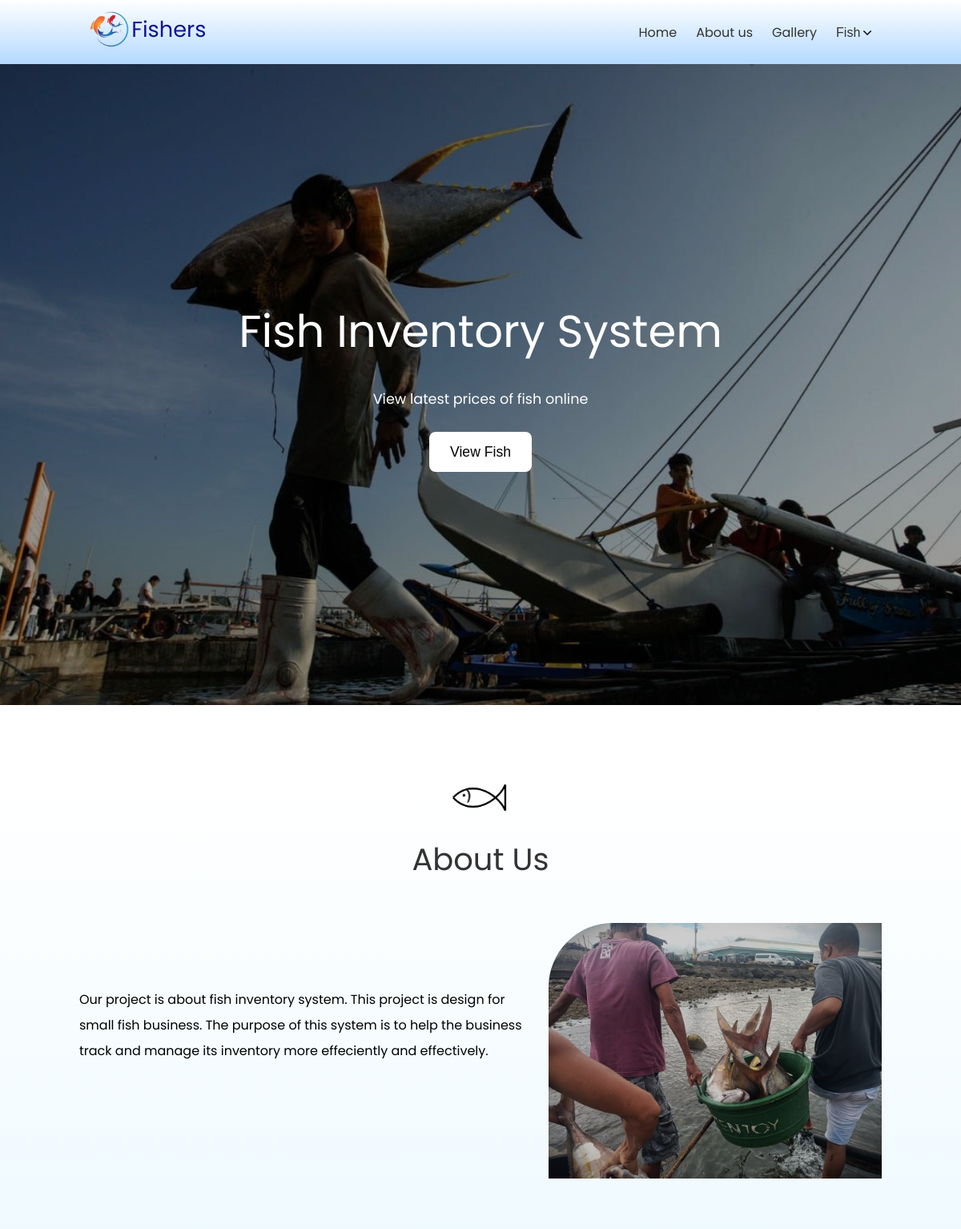
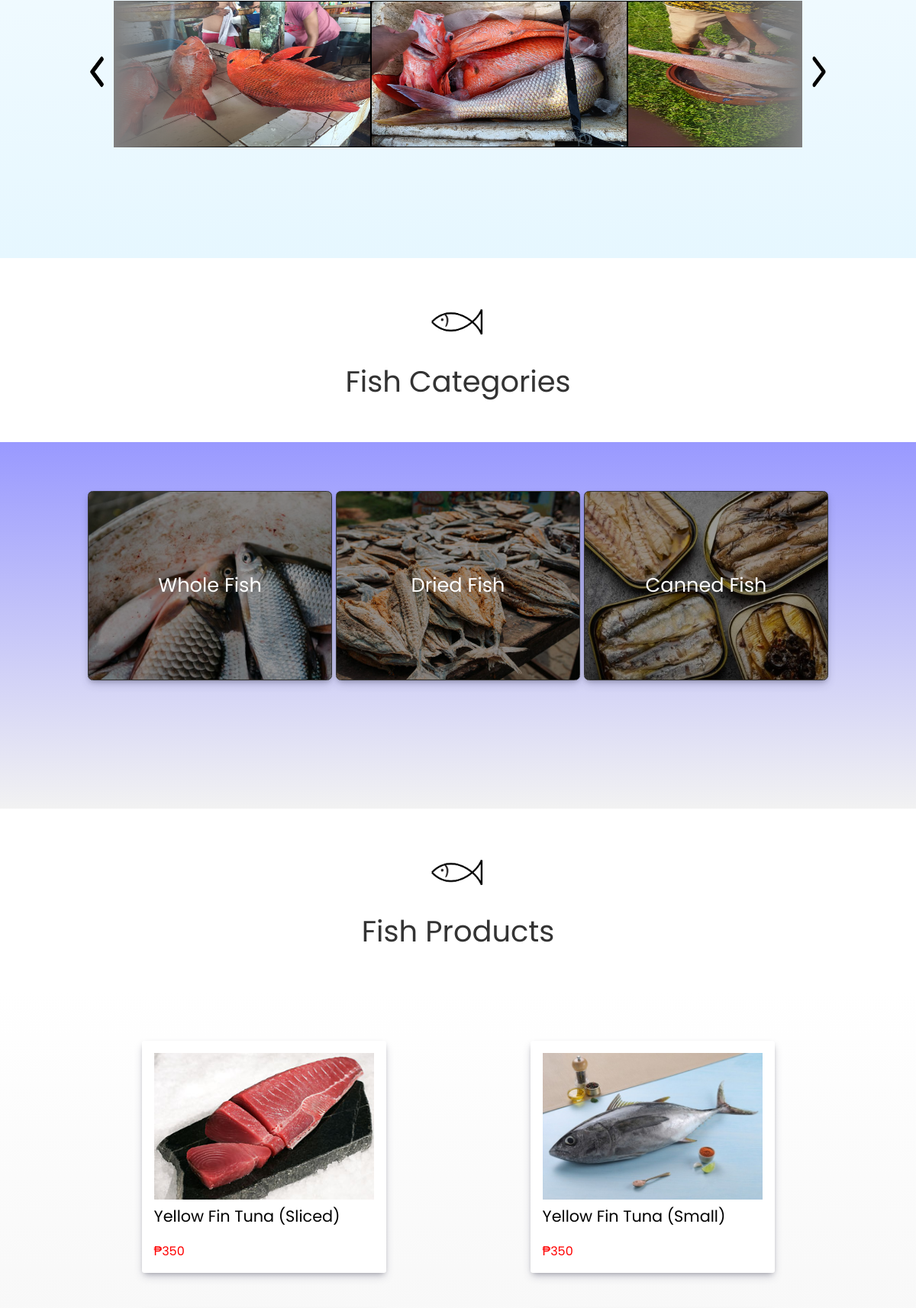
The page / (upper part) on the database its author committed (2 pictures, top to bottom).
### tables this page shows
CREATE TABLE `fish_items` (
  `fish_id` int(11) NOT NULL,
  `item_number` int(11) NOT NULL,
  `item_name` varchar(255) NOT NULL,
  `category_name` varchar(255) NOT NULL,
  `discount` double NOT NULL,
  `stock` double NOT NULL,
  `unit_price` double NOT NULL,
  `status` varchar(50) NOT NULL,
  `image` varchar(255) NOT NULL,
  `date_Added` timestamp NOT NULL DEFAULT current_timestamp() ON UPDATE current_timestamp()
);

### index.php (the view, shortened to what this page needs)
<!DOCTYPE html>
<html lang="en">
<head>
    <link rel="stylesheet" href="./styles.css">
</head>
<body>
    <header id="header">
        <div class="logo">
            <a href="./index.php">
                <img src="./img/fish-logo.png" alt="fishers-logo" width="49" height="45">
                <h2>Fishers</h2>
            </a>
        </div>
        <div class="nav-links">
            <a href="#">Home</a>
            <a href="#about-us">About us</a>
            <a href="./gallery.php">Gallery</a>
            <div class="dropdown">
                <button class="dropbtn">
                    <label for="fish" id="fish">Fish</label>
                    <img src="./img/down.png" alt="down-logo" id="fish" width="10" height="10">
                </button>
            </div>
        </div>
    </header>
    <main>
        <section class="website-title">
            <h2>Fish Inventory System</h2>
            <p>View latest prices of fish online</p>
            <a href="#fish-products">
                <button>View Fish</button>
            </a>
        </section>
        <section class="about-us" id="about-us">
            <div class="about-us-title">
                <img src="./img/stick-fish.png" alt="fish" title="Don't tickle me!">
                <h2>About Us</h2>
            </div>
            <div class="about-pre-content">
                <div class="about-sec1">
                    <div class="text">
                        <p>Our project is about fish inventory system. This project is design for small fish business.
                            The purpose of this system is to help the business track and manage its inventory more effeciently and effectively.
                        </p>
                    </div>
                    <div class="pic">
                        <img src="./img/about-us-pre-pic.jpg" class="about-pre-img" alt="big catch fish">
                    </div>
                </div>
                <div class="about-scrolling-wrapper">
                    <div class="about-btn-left" onclick="scrolll()">
                        <img src="./img/left-arrow.png" alt="left" width="30" height="40">
                    </div>
                    <div class="about-cover">
                        <div class="about-scroll-images">
                            <div><img src="./img/f1.jpg" alt="fish"></div>
                            <div><img src="./img/f2.jpg" alt="fish"></div>
                            <div><img src="./img/f3.jpg" alt="fish"></div>
                        </div>
                    </div>
                    <div class="about-btn-right" onclick="scrollr()">
                        <img src="./img/right-arrow.png" alt="right" width="30" height="40">
                    </div>
                </div>
            </div>
        </section>
        <section class="fish-categories" id="fish-categories">
            <div class="fish-categories-title">
                <img src="./img/stick-fish.png" alt="fish" title="Don't tickle me!">
                <h2>Fish Categories</h2>
            </div>
            <div class="fish-categories-cont">
                <div class="fish-categories-content">
                    <div class="category raw">
                        <a href="#">
                            <h2>Whole Fish</h2>
                        </a>
                    </div>
                    <div class="category dried">
                        <a href="#">
                            <h2>Dried Fish</h2>
                        </a>
                    </div>
                    <div class="category canned">
                        <a href="#">
                            <h2>Canned Fish</h2>
                        </a>
                    </div>
                </div>
            </div>
        </section>
        <section class="fish-products" id="fish-products">
            <div class="fish-products-title">
                <img src="./img/stick-fish.png" alt="fish" title="Don't tickle me!">
                <h2>Fish Products</h2>
            </div>
            <div class="fish-products-cont">
                <div class="fish-products-content">
                <?php include './db.php'; $read = mysqli_query($conn, "SELECT * FROM fish_items;");
                    while ($result = mysqli_fetch_assoc($read))
                    { ?>
                        <div class="fish-item-cont">
                            <div class="fish-item-img">
                            <img src="<?php echo './Admin/inc/inventory/fishIMG/' . $result['image']; ?>" alt="<?php echo $result['item_name']; ?>" width="100%", height="100%">
                            </div>
                        <div class="fish-item-name-price">
                            <p class="fish-name"><?php echo $result['item_name']; ?></p>
                            <p class="fish-price">&#8369;<?php echo $result['unit_price']; ?></p>
                        </div>
                        </div> <?php
                    } ?>
                </div>
            </div>
        </section>
    </main>
</body>
</html>

### rows shown on the page
fish_items: image (picture), item_name "Yellow Fin Tuna (Sliced)", unit_price "350"
fish_items: image (picture), item_name "Yellow Fin Tuna (Small)", unit_price "350"
